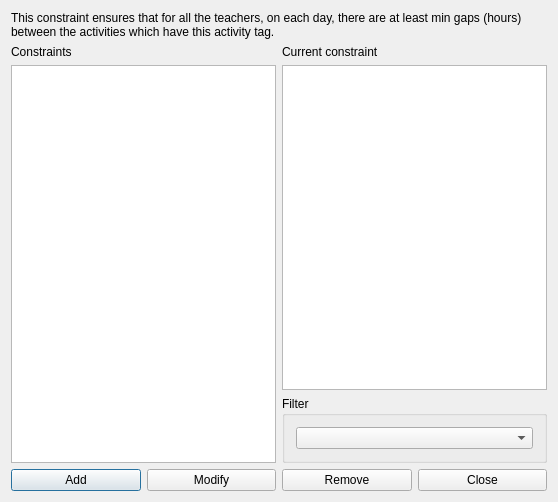
<?xml version="1.0" encoding="UTF-8"?>
<ui version="4.0">
 <class>ConstraintTeachersMinGapsBetweenActivityTagForm_template</class>
 <widget class="QDialog" name="ConstraintTeachersMinGapsBetweenActivityTagForm_template">
  <property name="geometry">
   <rect>
    <x>0</x>
    <y>0</y>
    <width>558</width>
    <height>502</height>
   </rect>
  </property>
  <property name="windowTitle">
   <string extracomment="This is the title of the dialog to see the list of all constraints of this type">Constraints teachers min gaps between activity tag</string>
  </property>
  <layout class="QGridLayout" name="gridLayout_2">
   <item row="0" column="0" colspan="2">
    <widget class="QLabel" name="textLabel1">
     <property name="sizePolicy">
      <sizepolicy hsizetype="Minimum" vsizetype="Minimum">
       <horstretch>0</horstretch>
       <verstretch>0</verstretch>
      </sizepolicy>
     </property>
     <property name="text">
      <string>This constraint ensures that for all the teachers, on each day, there are at least min gaps (hours) between the activities which have this activity tag.</string>
     </property>
     <property name="wordWrap">
      <bool>true</bool>
     </property>
    </widget>
   </item>
   <item row="1" column="1">
    <layout class="QVBoxLayout" name="verticalLayout_2">
     <item>
      <widget class="QLabel" name="currentConstraintTextLabel">
       <property name="text">
        <string>Current constraint</string>
       </property>
       <property name="wordWrap">
        <bool>false</bool>
       </property>
      </widget>
     </item>
     <item>
      <widget class="QPlainTextEdit" name="currentConstraintTextEdit"/>
     </item>
    </layout>
   </item>
   <item row="2" column="1">
    <widget class="QGroupBox" name="filterGroupBox">
     <property name="title">
      <string>Filter</string>
     </property>
     <layout class="QGridLayout" name="gridLayout">
      <item row="0" column="0">
       <widget class="QComboBox" name="activityTagComboBox"/>
      </item>
     </layout>
    </widget>
   </item>
   <item row="3" column="0" colspan="2">
    <layout class="QHBoxLayout" name="horizontalLayout">
     <item>
      <widget class="QPushButton" name="addConstraintPushButton">
       <property name="text">
        <string>Add</string>
       </property>
      </widget>
     </item>
     <item>
      <widget class="QPushButton" name="modifyConstraintPushButton">
       <property name="text">
        <string>Modify</string>
       </property>
      </widget>
     </item>
     <item>
      <widget class="QPushButton" name="removeConstraintPushButton">
       <property name="text">
        <string>Remove</string>
       </property>
      </widget>
     </item>
     <item>
      <widget class="QPushButton" name="closePushButton">
       <property name="text">
        <string>Close</string>
       </property>
      </widget>
     </item>
    </layout>
   </item>
   <item row="1" column="0" rowspan="2">
    <layout class="QVBoxLayout" name="verticalLayout">
     <item>
      <widget class="QLabel" name="constraintsTextLabel">
       <property name="frameShape">
        <enum>QFrame::NoFrame</enum>
       </property>
       <property name="frameShadow">
        <enum>QFrame::Plain</enum>
       </property>
       <property name="text">
        <string>Constraints</string>
       </property>
       <property name="wordWrap">
        <bool>false</bool>
       </property>
      </widget>
     </item>
     <item>
      <widget class="QListWidget" name="constraintsListWidget"/>
     </item>
    </layout>
   </item>
  </layout>
 </widget>
 <layoutdefault spacing="6" margin="11"/>
 <resources/>
 <connections/>
</ui>
